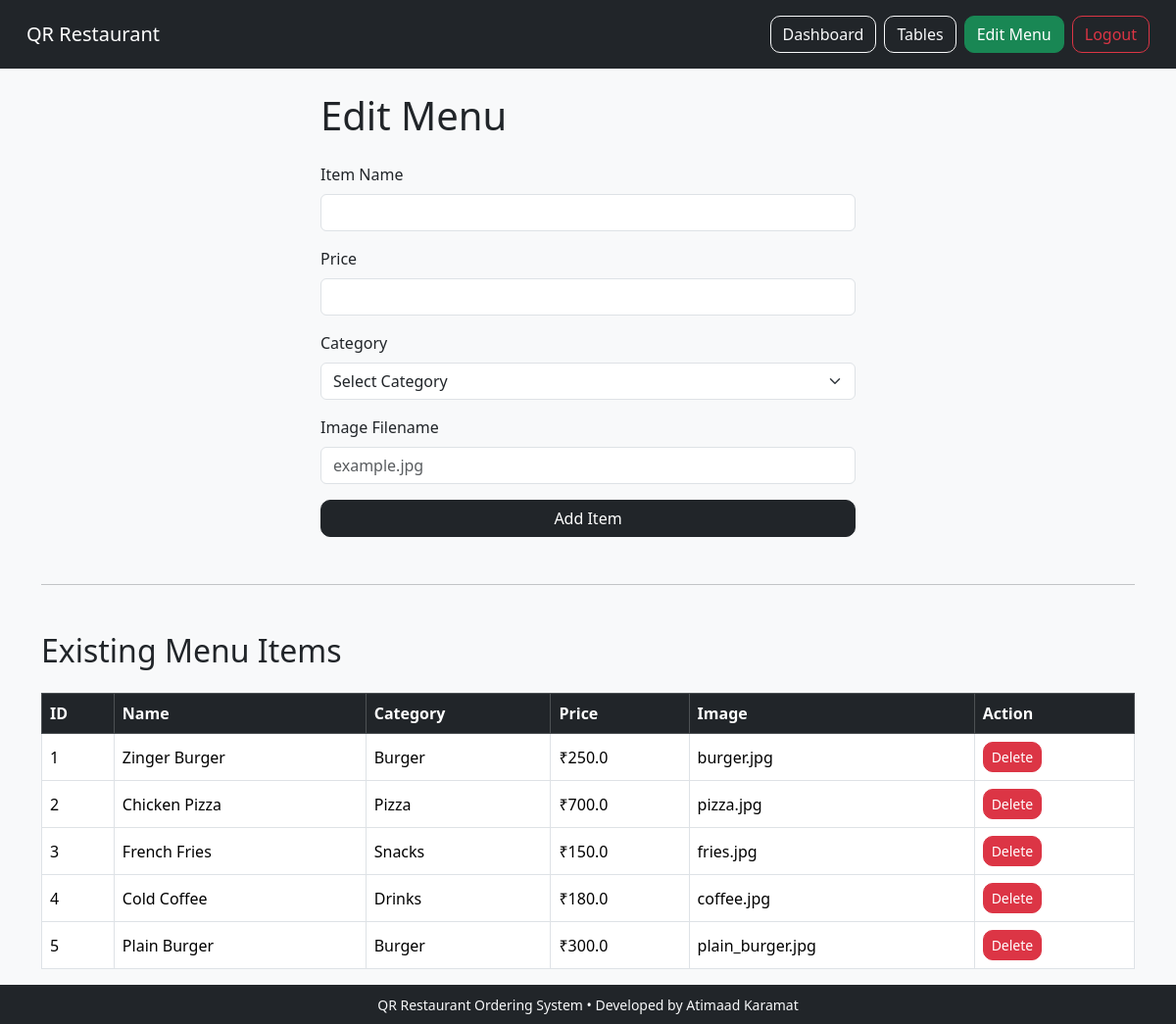
Screenshot of /edit_menu (signed in) with the database file from the repository.
### tables this page shows
CREATE TABLE menu_items (
    id INTEGER PRIMARY KEY AUTOINCREMENT,
    name TEXT NOT NULL,
    price REAL NOT NULL,
    category TEXT NOT NULL,
    image TEXT
);

### app.py (the view, shortened to what this page needs)
@app.route("/edit_menu", methods=["GET", "POST"])
def edit_menu():
    if "admin_id" not in session:
        return redirect("/login")
    conn = get_db_connection()
    menu_items = conn.execute("""
        SELECT * FROM menu_items
    """).fetchall()
    conn.close()
    return render_template(
        "edit_menu.html",
        menu_items=menu_items
    )

### app.py (called while the page is built)
def get_db_connection():
    conn = sqlite3.connect("restaurant.db")
    conn.row_factory = sqlite3.Row
    return conn

### templates/edit_menu.html (shortened to what this page needs)
{% extends "layout.html" %}
{% block body %}
<div class="row justify-content-center">
    <div class="col-md-6">
        <h1 class="mb-4">
            Edit Menu
        </h1>
        <form action="/edit_menu" method="POST">
            <div class="mb-3">
                <label class="form-label">
                    Item Name
                </label>
                <input
                    type="text"
                    name="name"
                    class="form-control"
                    required
                >
            </div>
            <div class="mb-3">
                <label class="form-label">
                    Price
                </label>
                <input
                    type="number"
                    step="0.01"
                    name="price"
                    class="form-control"
                    required
                >
            </div>
            <div class="mb-3">
                <label class="form-label">
                    Category
                </label>
                <select
                    name="category"
                    class="form-select"
                    required
                >
                    <option value="">
                        Select Category
                    </option>
                </select>
            </div>
            <div class="mb-3">
                <label class="form-label">
                    Image Filename
                </label>
                <input
                    type="text"
                    name="image"
                    class="form-control"
                    placeholder="example.jpg"
                    required
                >
            </div>
            <button class="btn btn-dark w-100">
                Add Item
            </button>
        </form>
    </div>
</div>
<hr class="my-5">
<h2 class="mb-4">
    Existing Menu Items
</h2>
<div class="table-responsive">
    <table class="table table-bordered table-hover align-middle">
        <thead class="table-dark">
            <tr>
                <th>ID</th>
                <th>Name</th>
                <th>Category</th>
                <th>Price</th>
                <th>Image</th>
                <th>Action</th>
            </tr>
        </thead>
        <tbody>
            {% for item in menu_items %}
            <tr>
                <td>{{ item['id'] }}</td>
                <td>{{ item['name'] }}</td>
                <td>{{ item['category'] }}</td>
                <td>₹{{ item['price'] }}</td>
                <td>{{ item['image'] }}</td>
                <td>
                    <form
                        action="/delete_item/{{ item['id'] }}"
                        method="POST"
                    >
                        <button
                            class="btn btn-danger btn-sm"
                            onclick="return confirm('Delete this item?')"
                        >
                            Delete
                        </button>
                    </form>
                </td>
            </tr>
            {% endfor %}
        </tbody>
    </table>
</div>
{% endblock %}

### static/style.css (style rules this page uses)
body { background-color: #f8f9fa; }
.btn { border-radius: 10px; }

### rows the page displays
menu_items: id "1", name "Zinger Burger", category "Burger", price "250.0", image "burger.jpg"
menu_items: id "2", name "Chicken Pizza", category "Pizza", price "700.0", image "pizza.jpg"
menu_items: id "3", name "French Fries", category "Snacks", price "150.0", image "fries.jpg"
menu_items: id "4", name "Cold Coffee", category "Drinks", price "180.0", image "coffee.jpg"
menu_items: id "5", name "Plain Burger", category "Burger", price "300.0", image "plain_burger.jpg"
